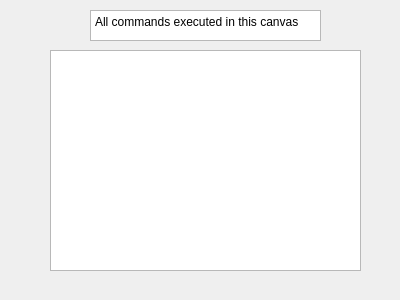
<?xml version="1.0" encoding="UTF-8"?>
<ui version="4.0">
 <class>CanvasCommand</class>
 <widget class="QWidget" name="CanvasCommand">
  <property name="geometry">
   <rect>
    <x>0</x>
    <y>0</y>
    <width>400</width>
    <height>300</height>
   </rect>
  </property>
  <property name="windowTitle">
   <string>Form</string>
  </property>
  <widget class="QTextBrowser" name="textBrowser">
   <property name="geometry">
    <rect>
     <x>50</x>
     <y>50</y>
     <width>311</width>
     <height>221</height>
    </rect>
   </property>
  </widget>
  <widget class="QTextBrowser" name="textBrowser_2">
   <property name="geometry">
    <rect>
     <x>90</x>
     <y>10</y>
     <width>231</width>
     <height>31</height>
    </rect>
   </property>
   <property name="html">
    <string>&lt;!DOCTYPE HTML PUBLIC &quot;-//W3C//DTD HTML 4.0//EN&quot; &quot;http://www.w3.org/TR/REC-html40/strict.dtd&quot;&gt;
&lt;html&gt;&lt;head&gt;&lt;meta name=&quot;qrichtext&quot; content=&quot;1&quot; /&gt;&lt;style type=&quot;text/css&quot;&gt;
p, li { white-space: pre-wrap; }
&lt;/style&gt;&lt;/head&gt;&lt;body style=&quot; font-family:'SimSun'; font-size:9pt; font-weight:400; font-style:normal;&quot;&gt;
&lt;p style=&quot; margin-top:0px; margin-bottom:0px; margin-left:0px; margin-right:0px; -qt-block-indent:0; text-indent:0px;&quot;&gt;All commands executed in this canvas&lt;/p&gt;&lt;/body&gt;&lt;/html&gt;</string>
   </property>
  </widget>
 </widget>
 <resources/>
 <connections/>
</ui>
